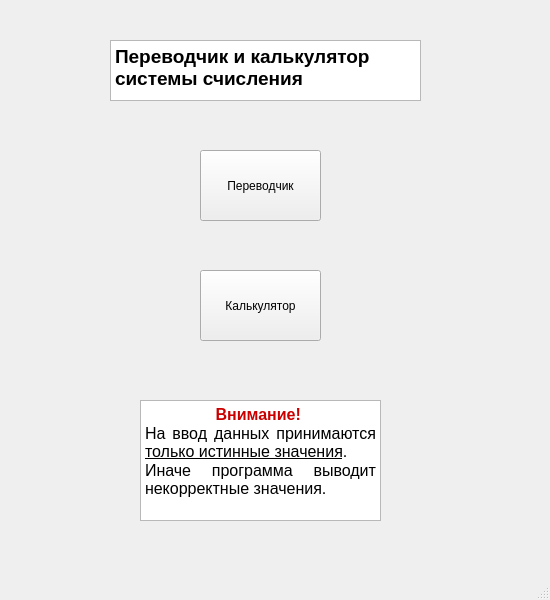
<?xml version="1.0" encoding="UTF-8"?>
<ui version="4.0">
 <class>L1I1</class>
 <widget class="QMainWindow" name="L1I1">
  <property name="geometry">
   <rect>
    <x>0</x>
    <y>0</y>
    <width>550</width>
    <height>600</height>
   </rect>
  </property>
  <property name="windowTitle">
   <string>C.C. Program   by Elchar</string>
  </property>
  <widget class="QWidget" name="centralwidget">
   <widget class="QPushButton" name="E1R">
    <property name="geometry">
     <rect>
      <x>200</x>
      <y>150</y>
      <width>121</width>
      <height>71</height>
     </rect>
    </property>
    <property name="text">
     <string>Переводчик</string>
    </property>
   </widget>
   <widget class="QPushButton" name="E2R">
    <property name="geometry">
     <rect>
      <x>200</x>
      <y>270</y>
      <width>121</width>
      <height>71</height>
     </rect>
    </property>
    <property name="text">
     <string>Калькулятор</string>
    </property>
   </widget>
   <widget class="QTextBrowser" name="T1R">
    <property name="geometry">
     <rect>
      <x>110</x>
      <y>40</y>
      <width>311</width>
      <height>61</height>
     </rect>
    </property>
    <property name="html">
     <string>&lt;!DOCTYPE HTML PUBLIC &quot;-//W3C//DTD HTML 4.0//EN&quot; &quot;http://www.w3.org/TR/REC-html40/strict.dtd&quot;&gt;
&lt;html&gt;&lt;head&gt;&lt;meta name=&quot;qrichtext&quot; content=&quot;1&quot; /&gt;&lt;style type=&quot;text/css&quot;&gt;
p, li { white-space: pre-wrap; }
&lt;/style&gt;&lt;/head&gt;&lt;body style=&quot; font-family:'MS Shell Dlg 2'; font-size:8.25pt; font-weight:400; font-style:normal;&quot;&gt;
&lt;p style=&quot; margin-top:0px; margin-bottom:0px; margin-left:0px; margin-right:0px; -qt-block-indent:0; text-indent:0px;&quot;&gt;&lt;span style=&quot; font-size:14pt; font-weight:600;&quot;&gt;Переводчик и калькулятор системы счисления&lt;/span&gt;&lt;/p&gt;&lt;/body&gt;&lt;/html&gt;</string>
    </property>
   </widget>
   <widget class="QTextBrowser" name="T2R">
    <property name="geometry">
     <rect>
      <x>140</x>
      <y>400</y>
      <width>241</width>
      <height>121</height>
     </rect>
    </property>
    <property name="html">
     <string>&lt;!DOCTYPE HTML PUBLIC &quot;-//W3C//DTD HTML 4.0//EN&quot; &quot;http://www.w3.org/TR/REC-html40/strict.dtd&quot;&gt;
&lt;html&gt;&lt;head&gt;&lt;meta name=&quot;qrichtext&quot; content=&quot;1&quot; /&gt;&lt;style type=&quot;text/css&quot;&gt;
p, li { white-space: pre-wrap; }
&lt;/style&gt;&lt;/head&gt;&lt;body style=&quot; font-family:'MS Shell Dlg 2'; font-size:8.25pt; font-weight:400; font-style:normal;&quot;&gt;
&lt;p align=&quot;center&quot; style=&quot; margin-top:0px; margin-bottom:0px; margin-left:0px; margin-right:0px; -qt-block-indent:0; text-indent:0px;&quot;&gt;&lt;span style=&quot; font-size:12pt; font-weight:600; color:#ca0000;&quot;&gt;Внимание!&lt;/span&gt;&lt;span style=&quot; font-size:12pt;&quot;&gt; &lt;/span&gt;&lt;/p&gt;
&lt;p align=&quot;justify&quot; style=&quot; margin-top:0px; margin-bottom:0px; margin-left:0px; margin-right:0px; -qt-block-indent:0; text-indent:0px;&quot;&gt;&lt;span style=&quot; font-size:12pt;&quot;&gt;На ввод данных принимаются &lt;/span&gt;&lt;span style=&quot; font-size:12pt; text-decoration: underline;&quot;&gt;только истинные значения&lt;/span&gt;&lt;span style=&quot; font-size:12pt;&quot;&gt;.&lt;/span&gt;&lt;/p&gt;
&lt;p align=&quot;justify&quot; style=&quot; margin-top:0px; margin-bottom:0px; margin-left:0px; margin-right:0px; -qt-block-indent:0; text-indent:0px;&quot;&gt;&lt;span style=&quot; font-size:12pt;&quot;&gt;Иначе программа выводит некорректные значения.&lt;/span&gt;&lt;/p&gt;&lt;/body&gt;&lt;/html&gt;</string>
    </property>
   </widget>
  </widget>
  <widget class="QMenuBar" name="menubar">
   <property name="geometry">
    <rect>
     <x>0</x>
     <y>0</y>
     <width>550</width>
     <height>21</height>
    </rect>
   </property>
  </widget>
  <widget class="QStatusBar" name="statusbar"/>
 </widget>
 <resources/>
 <connections/>
</ui>
